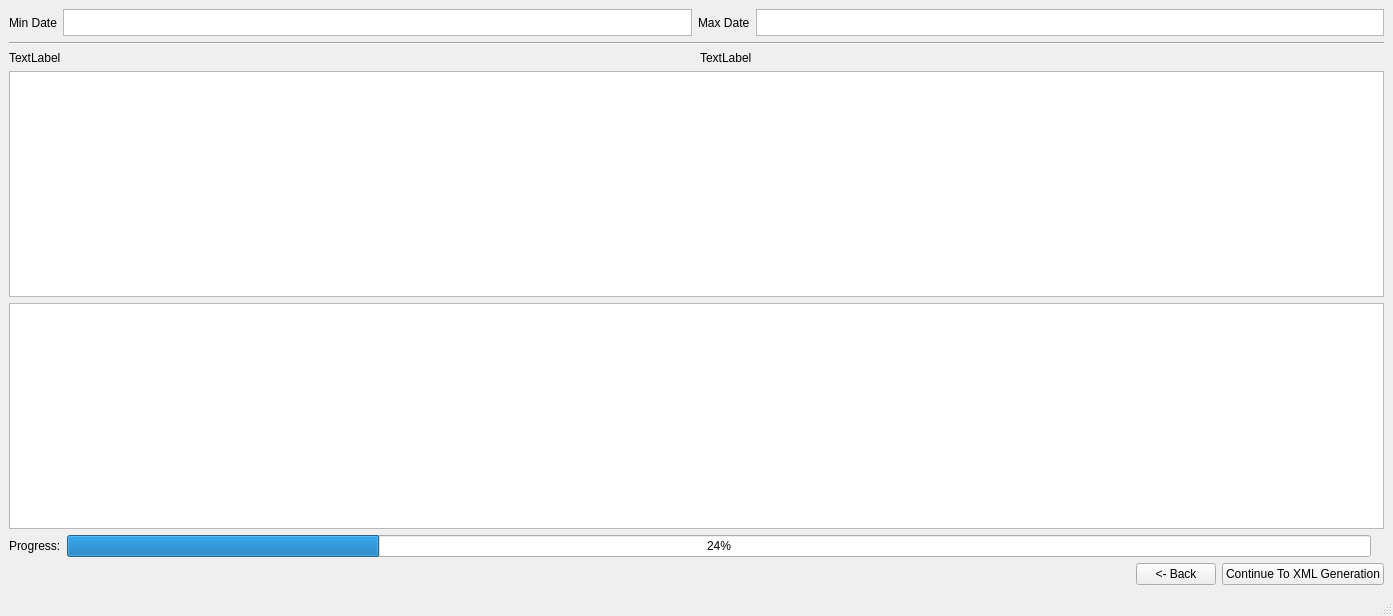
<?xml version="1.0" encoding="UTF-8"?>
<ui version="4.0">
    <class>QAWindow</class>
    <widget class="QMainWindow" name="QAWindow">
        <property name="geometry">
            <rect>
                <x>0</x>
                <y>0</y>
                <width>1393</width>
                <height>616</height>
            </rect>
        </property>
        <property name="windowTitle">
            <string>MainWindow</string>
        </property>
        <widget class="QWidget" name="centralwidget">
            <property name="enabled">
                <bool>true</bool>
            </property>
            <property name="autoFillBackground">
                <bool>false</bool>
            </property>
            <layout class="QVBoxLayout" name="verticalLayout">
                <item>
                    <layout class="QGridLayout" name="gridLayout_2" rowstretch="0">
                        <property name="sizeConstraint">
                            <enum>QLayout::SetMaximumSize</enum>
                        </property>
                        <item row="0" column="3">
                            <widget class="QTextBrowser" name="MaxDateBox">
                                <property name="sizePolicy">
                                    <sizepolicy hsizetype="Expanding" vsizetype="Fixed">
                                        <horstretch>0</horstretch>
                                        <verstretch>0</verstretch>
                                    </sizepolicy>
                                </property>
                                <property name="minimumSize">
                                    <size>
                                        <width>0</width>
                                        <height>27</height>
                                    </size>
                                </property>
                                <property name="maximumSize">
                                    <size>
                                        <width>16777215</width>
                                        <height>27</height>
                                    </size>
                                </property>
                            </widget>
                        </item>
                        <item row="0" column="1">
                            <widget class="QTextBrowser" name="MinDateBox">
                                <property name="sizePolicy">
                                    <sizepolicy hsizetype="Expanding" vsizetype="Fixed">
                                        <horstretch>0</horstretch>
                                        <verstretch>0</verstretch>
                                    </sizepolicy>
                                </property>
                                <property name="minimumSize">
                                    <size>
                                        <width>0</width>
                                        <height>27</height>
                                    </size>
                                </property>
                                <property name="maximumSize">
                                    <size>
                                        <width>16777215</width>
                                        <height>27</height>
                                    </size>
                                </property>
                            </widget>
                        </item>
                        <item row="0" column="0">
                            <widget class="QLabel" name="minDateLabel">
                                <property name="sizePolicy">
                                    <sizepolicy hsizetype="Preferred" vsizetype="Fixed">
                                        <horstretch>0</horstretch>
                                        <verstretch>0</verstretch>
                                    </sizepolicy>
                                </property>
                                <property name="minimumSize">
                                    <size>
                                        <width>0</width>
                                        <height>27</height>
                                    </size>
                                </property>
                                <property name="maximumSize">
                                    <size>
                                        <width>16777215</width>
                                        <height>27</height>
                                    </size>
                                </property>
                                <property name="text">
                                    <string>Min Date</string>
                                </property>
                            </widget>
                        </item>
                        <item row="0" column="2">
                            <widget class="QLabel" name="MaxDateLabel">
                                <property name="sizePolicy">
                                    <sizepolicy hsizetype="Preferred" vsizetype="Fixed">
                                        <horstretch>0</horstretch>
                                        <verstretch>0</verstretch>
                                    </sizepolicy>
                                </property>
                                <property name="minimumSize">
                                    <size>
                                        <width>0</width>
                                        <height>27</height>
                                    </size>
                                </property>
                                <property name="maximumSize">
                                    <size>
                                        <width>16777215</width>
                                        <height>27</height>
                                    </size>
                                </property>
                                <property name="text">
                                    <string>Max Date</string>
                                </property>
                            </widget>
                        </item>
                    </layout>
                </item>
                <item>
                    <widget class="Line" name="checkDivider">
                        <property name="maximumSize">
                            <size>
                                <width>16777215</width>
                                <height>27</height>
                            </size>
                        </property>
                        <property name="orientation">
                            <enum>Qt::Horizontal</enum>
                        </property>
                    </widget>
                </item>
                <item>
                    <layout class="QHBoxLayout" name="horizontalLayout">
                        <item>
                            <widget class="QLabel" name="label_2">
                                <property name="text">
                                    <string>TextLabel</string>
                                </property>
                            </widget>
                        </item>
                        <item>
                            <widget class="QLabel" name="label">
                                <property name="text">
                                    <string>TextLabel</string>
                                </property>
                            </widget>
                        </item>
                    </layout>
                </item>
                <item>
                    <widget class="QListWidget" name="checksList">
                        <property name="uniformItemSizes">
                            <bool>true</bool>
                        </property>
                    </widget>
                </item>
                <item>
                    <widget class="QTableWidget" name="resultsTable"/>
                </item>
                <item>
                    <layout class="QHBoxLayout" name="horizontalLayout_2">
                        <item>
                            <layout class="QHBoxLayout" name="progressLayout">
                                <item>
                                    <widget class="QLabel" name="progressLabel">
                                        <property name="sizePolicy">
                                            <sizepolicy hsizetype="Preferred" vsizetype="Fixed">
                                                <horstretch>0</horstretch>
                                                <verstretch>0</verstretch>
                                            </sizepolicy>
                                        </property>
                                        <property name="maximumSize">
                                            <size>
                                                <width>16777215</width>
                                                <height>27</height>
                                            </size>
                                        </property>
                                        <property name="text">
                                            <string>Progress:</string>
                                        </property>
                                    </widget>
                                </item>
                                <item>
                                    <widget class="QProgressBar" name="checkProgressBar">
                                        <property name="maximumSize">
                                            <size>
                                                <width>16777215</width>
                                                <height>27</height>
                                            </size>
                                        </property>
                                        <property name="value">
                                            <number>24</number>
                                        </property>
                                    </widget>
                                </item>
                            </layout>
                        </item>
                        <item>
                            <widget class="QLabel" name="checksComplete">
                                <property name="enabled">
                                    <bool>false</bool>
                                </property>
                                <property name="maximumSize">
                                    <size>
                                        <width>40</width>
                                        <height>40</height>
                                    </size>
                                </property>
                                <property name="text">
                                    <string/>
                                </property>
                                <property name="pixmap">
                                    <pixmap>../../../../Downloads/check-mark-button-emoji-clipart-xl.png</pixmap>
                                </property>
                                <property name="scaledContents">
                                    <bool>true</bool>
                                </property>
                            </widget>
                        </item>
                    </layout>
                </item>
                <item>
                    <layout class="QHBoxLayout" name="buttonLayout">
                        <item>
                            <spacer name="horizontalSpacer">
                                <property name="orientation">
                                    <enum>Qt::Horizontal</enum>
                                </property>
                                <property name="sizeHint" stdset="0">
                                    <size>
                                        <width>40</width>
                                        <height>20</height>
                                    </size>
                                </property>
                            </spacer>
                        </item>
                        <item>
                            <widget class="QPushButton" name="backButton">
                                <property name="text">
                                    <string>&lt;- Back</string>
                                </property>
                            </widget>
                        </item>
                        <item>
                            <widget class="QPushButton" name="continueButton">
                                <property name="text">
                                    <string>Continue To XML Generation</string>
                                </property>
                            </widget>
                        </item>
                    </layout>
                </item>
            </layout>
        </widget>
        <widget class="QStatusBar" name="statusbar"/>
    </widget>
    <resources/>
    <connections/>
</ui>
